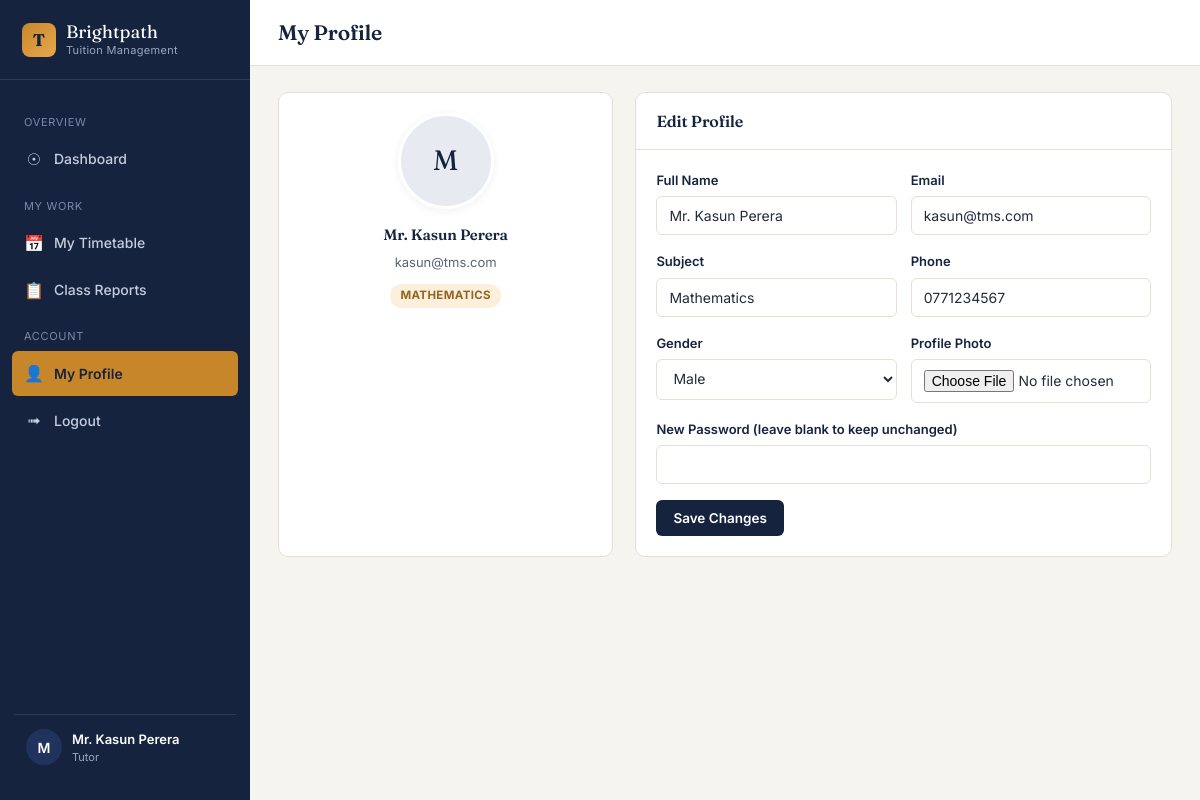
The app's page /tutor/profile.php (signed in) with its own data.
### tables this page shows
CREATE TABLE `tutors` (
  `tutor_id` INT AUTO_INCREMENT PRIMARY KEY,
  `name` VARCHAR(100) NOT NULL,
  `email` VARCHAR(150) NOT NULL UNIQUE,
  `password` VARCHAR(255) NOT NULL,
  `subject` VARCHAR(100) NOT NULL,
  `gender` ENUM('Male','Female','Other') DEFAULT 'Other',
  `phone` VARCHAR(20) DEFAULT NULL,
  `photo_path` VARCHAR(255) DEFAULT NULL,
  `status` ENUM('Active','Inactive') DEFAULT 'Active',
  `created_at` TIMESTAMP DEFAULT CURRENT_TIMESTAMP
);

### classes/Database.php (called while the page is built, shortened)
<?php
class Database
{
    private static ?Database $instance = null;
    private PDO $connection;
    private function __construct()
    {
        $dsn = "mysql:host=" . DB_HOST . ";dbname=" . DB_NAME . ";charset=" . DB_CHARSET;
        $options = [
            PDO::ATTR_ERRMODE            => PDO::ERRMODE_EXCEPTION,
            PDO::ATTR_DEFAULT_FETCH_MODE => PDO::FETCH_ASSOC,
            PDO::ATTR_EMULATE_PREPARES   => false,
        ];
        try {
            $this->connection = new PDO($dsn, DB_USER, DB_PASS, $options);
        } catch (PDOException $e) {
            die("Database Connection Failed: " . htmlspecialchars($e->getMessage()));
        }
    }
    public static function getInstance(): Database
    {
        if (self::$instance === null) {
            self::$instance = new Database();
        }
        return self::$instance;
    }
    public function selectOne(string $sql, array $params = []): ?array
    {
        $stmt = $this->connection->prepare($sql);
        $stmt->execute($params);
        $row = $stmt->fetch();
        return $row === false ? null : $row;
    }
}

### classes/Tutor.php (called while the page is built, shortened)
<?php
require_once __DIR__ . '/User.php';
class Tutor extends User
{
    public function findById(int $id): ?array
    {
        return $this->db->selectOne("SELECT * FROM tutors WHERE tutor_id = :id", ['id' => $id]);
    }
}

### classes/User.php (called while the page is built, shortened)
<?php
require_once __DIR__ . '/Database.php';
abstract class User
{
    public function __construct()
    {
        $this->db = Database::getInstance();
    }
}

### includes/init.php (called while the page is built, shortened)
<?php
require_once __DIR__ . '/../config/database.php';
require_once __DIR__ . '/../classes/Database.php';
require_once __DIR__ . '/../classes/User.php';
require_once __DIR__ . '/../classes/Tutor.php';
function e(string $value): string
{
    return htmlspecialchars($value, ENT_QUOTES, 'UTF-8');
}

### tutor/profile.php (the view, shortened to what this page needs)
<?php
require_once __DIR__ . '/../includes/init.php';
$tutorModel = new Tutor();
$tutorId = $_SESSION['user_id'];
$tutor = $tutorModel->findById($tutorId);
require_once __DIR__ . '/../includes/dashboard_header.php';
?>
<div style="display:grid; grid-template-columns: 1fr 1.6fr; gap:22px;">
  <div class="panel">
    <div class="panel-body" style="text-align:center;">
      <?php if (!empty($tutor['photo_path'])): ?>
        <img class="avatar-lg" src="../<?= e($tutor['photo_path']) ?>" alt="">
      <?php else: ?>
        <div class="avatar-lg" style="display:flex; align-items:center; justify-content:center; margin:0 auto; font-family:'Fraunces',serif; font-size:28px; color:var(--ink);"><?= e(strtoupper(substr($tutor['name'],0,1))) ?></div>
      <?php endif; ?>
      <h4 style="margin-top:14px;"><?= e($tutor['name']) ?></h4>
      <div class="text-soft" style="font-size:13px;"><?= e($tutor['email']) ?></div>
      <div style="margin-top:10px;"><span class="badge badge-brass"><?= e($tutor['subject']) ?></span></div>
    </div>
  </div>
  <div class="panel">
    <div class="panel-header"><h3>Edit Profile</h3></div>
    <div class="panel-body">
      <form method="POST" action="profile.php" enctype="multipart/form-data">
        <div class="form-row">
          <div class="form-group"><label>Full Name</label><input type="text" name="name" value="<?= e($tutor['name']) ?>" required></div>
          <div class="form-group"><label>Email</label><input type="email" name="email" value="<?= e($tutor['email']) ?>" required></div>
        </div>
        <div class="form-row">
          <div class="form-group"><label>Subject</label><input type="text" name="subject" value="<?= e($tutor['subject']) ?>" required></div>
          <div class="form-group"><label>Phone</label><input type="tel" name="phone" value="<?= e($tutor['phone'] ?? '') ?>"></div>
        </div>
        <div class="form-row">
          <div class="form-group"><label>Gender</label>
            <select name="gender">
              <?php foreach (['Male', 'Female', 'Other'] as $g): ?>
                <option value="<?= $g ?>" <?= $tutor['gender'] === $g ? 'selected' : '' ?>><?= $g ?></option>
              <?php endforeach; ?>
            </select>
          </div>
          <div class="form-group"><label>Profile Photo</label><input type="file" name="photo" accept="image/*"></div>
        </div>
        <div class="form-group"><label>New Password (leave blank to keep unchanged)</label><input type="password" name="password"></div>
        <button type="submit" class="btn btn-primary">Save Changes</button>
      </form>
    </div>
  </div>
</div>
<?php require_once __DIR__ . '/../includes/dashboard_footer.php'; ?>

### assets/css/style.css (style rules this page uses)
:root { --ink: #16233F; --ink-2: #1F335C; --brass: #C8862B; --brass-light: #E7A94C; --teal: #2F6F5E; --teal-light: #E4F0EC; --rose: #B5423B; --rose-light: #FBE8E6; --amber-light: #FCF0DC; --paper: #F6F4EF; --surface: #FFFFFF; --line: #E4E0D6; --text: #232B3A; --text-soft: #5B6472; --radius: 10px; --radius-sm: 6px; --shadow: 0 2px 10px rgba(22, 35, 63, 0.06); }
* { box-sizing: border-box; }
html, body { margin: 0; padding: 0; background: var(--paper); color: var(--text); font-family: 'Inter', -apple-system, BlinkMacSystemFont, sans-serif; font-size: 15px; line-height: 1.55; }
h1, h2, h3, h4, .brand-font { font-family: 'Fraunces', Georgia, serif; font-weight: 600; color: var(--ink); letter-spacing: -0.01em; margin: 0 0 0.4em 0; }
.panel { background: var(--surface); border: 1px solid var(--line); border-radius: var(--radius); margin-bottom: 22px; }
.panel-header { padding: 16px 20px; border-bottom: 1px solid var(--line); display: flex; align-items: center; justify-content: space-between; gap: 12px; flex-wrap: wrap; }
.panel-header h3 { font-size: 16px; margin: 0; }
.panel-body { padding: 20px; }
.btn { display: inline-flex; align-items: center; gap: 6px; padding: 9px 16px; border-radius: var(--radius-sm); border: 1px solid transparent; font-size: 13.5px; font-weight: 600; cursor: pointer; font-family: 'Inter', sans-serif; transition: transform 0.06s ease, background 0.15s ease, box-shadow .15s ease; }
.btn-primary { background: var(--ink); color: #fff; }
label { display: block; font-size: 13px; font-weight: 600; color: var(--ink); margin-bottom: 6px; }
.form-group { margin-bottom: 16px; }
input[type="text"], input[type="email"], input[type="password"], input[type="date"], input[type="time"], input[type="number"], input[type="tel"], input[type="file"], select, textarea { width: 100%; padding: 10px 12px; border: 1px solid var(--line); border-radius: var(--radius-sm); font-size: 14px; font-family: 'Inter', sans-serif; color: var(--text); background: #fff; transition: border-color .15s ease, box-shadow .15s ease; }
.form-row { display: grid; grid-template-columns: repeat(auto-fit, minmax(200px, 1fr)); gap: 14px; }
.badge { display: inline-flex; align-items: center; gap: 4px; padding: 3px 10px; border-radius: 999px; font-size: 11.5px; font-weight: 700; text-transform: uppercase; letter-spacing: 0.03em; }
.badge-brass { background: var(--amber-light); color: #96631E; }
.avatar-lg { width: 96px; height: 96px; border-radius: 50%; object-fit: cover; background: #E7EAF1; border: 3px solid var(--surface); box-shadow: var(--shadow); }
.text-soft { color: var(--text-soft); }

### records on screen
tutors: name "M", name "Mr. Kasun Perera", email "kasun@tms.com", subject "MATHEMATICS", subject "Mathematics", phone "0771234567", gender "Male"

### other values on screen
substr($_SESSION['user_name'] ?? 'U', 0, 1) "M"
$_SESSION['user_name'] "Mr. Kasun Perera"
$role "Tutor"
$pageTitle "My Profile"
